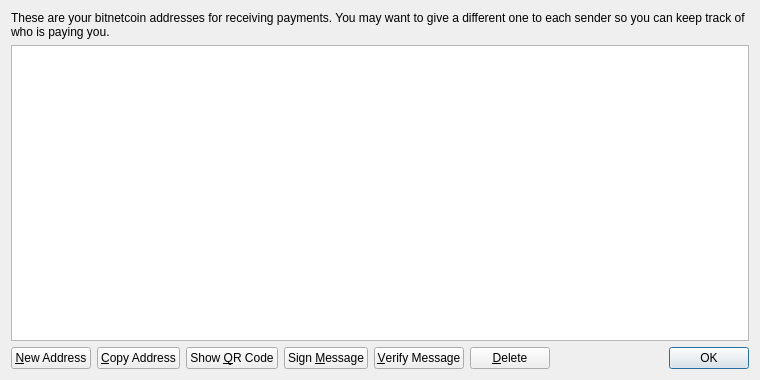
<?xml version="1.0" encoding="UTF-8"?>
<ui version="4.0">
 <class>AddressBookPage</class>
 <widget class="QWidget" name="AddressBookPage">
  <property name="geometry">
   <rect>
    <x>0</x>
    <y>0</y>
    <width>760</width>
    <height>380</height>
   </rect>
  </property>
  <property name="windowTitle">
   <string>Address Book</string>
  </property>
  <layout class="QVBoxLayout" name="verticalLayout">
   <item>
    <widget class="QLabel" name="labelExplanation">
     <property name="text">
      <string>These are your bitnetcoin addresses for receiving payments. You may want to give a different one to each sender so you can keep track of who is paying you.</string>
     </property>
     <property name="textFormat">
      <enum>Qt::PlainText</enum>
     </property>
     <property name="wordWrap">
      <bool>true</bool>
     </property>
    </widget>
   </item>
   <item>
    <widget class="QTableView" name="tableView">
     <property name="contextMenuPolicy">
      <enum>Qt::CustomContextMenu</enum>
     </property>
     <property name="toolTip">
      <string>Double-click to edit address or label</string>
     </property>
     <property name="tabKeyNavigation">
      <bool>false</bool>
     </property>
     <property name="alternatingRowColors">
      <bool>true</bool>
     </property>
     <property name="selectionMode">
      <enum>QAbstractItemView::SingleSelection</enum>
     </property>
     <property name="selectionBehavior">
      <enum>QAbstractItemView::SelectRows</enum>
     </property>
     <property name="sortingEnabled">
      <bool>true</bool>
     </property>
     <attribute name="verticalHeaderVisible">
      <bool>false</bool>
     </attribute>
    </widget>
   </item>
   <item>
    <layout class="QHBoxLayout" name="horizontalLayout">
     <item>
      <widget class="QPushButton" name="newAddressButton">
       <property name="toolTip">
        <string>Create a new address</string>
       </property>
       <property name="text">
        <string>&amp;New Address</string>
       </property>
       <property name="icon">
        <iconset resource="../bitcoin.qrc">
         <normaloff>:/icons/add</normaloff>:/icons/add</iconset>
       </property>
      </widget>
     </item>
     <item>
      <widget class="QPushButton" name="copyToClipboard">
       <property name="toolTip">
        <string>Copy the currently selected address to the system clipboard</string>
       </property>
       <property name="text">
        <string>&amp;Copy Address</string>
       </property>
       <property name="icon">
        <iconset resource="../bitcoin.qrc">
         <normaloff>:/icons/editcopy</normaloff>:/icons/editcopy</iconset>
       </property>
      </widget>
     </item>
     <item>
      <widget class="QPushButton" name="showQRCode">
       <property name="text">
        <string>Show &amp;QR Code</string>
       </property>
       <property name="icon">
        <iconset resource="../bitcoin.qrc">
         <normaloff>:/icons/qrcode</normaloff>:/icons/qrcode</iconset>
       </property>
      </widget>
     </item>
     <item>
      <widget class="QPushButton" name="signMessage">
       <property name="toolTip">
        <string>Sign a message to prove you own a bitnetcoin address</string>
       </property>
       <property name="text">
        <string>Sign &amp;Message</string>
       </property>
       <property name="icon">
        <iconset resource="../bitcoin.qrc">
         <normaloff>:/icons/edit</normaloff>:/icons/edit</iconset>
       </property>
      </widget>
     </item>
     <item>
      <widget class="QPushButton" name="verifyMessage">
       <property name="toolTip">
        <string>Verify a message to ensure it was signed with a specified bitnetcoin address</string>
       </property>
       <property name="text">
        <string>&amp;Verify Message</string>
       </property>
       <property name="icon">
        <iconset resource="../bitcoin.qrc">
         <normaloff>:/icons/transaction_0</normaloff>:/icons/transaction_0</iconset>
       </property>
      </widget>
     </item>
     <item>
      <widget class="QPushButton" name="deleteButton">
       <property name="toolTip">
        <string>Delete the currently selected address from the list</string>
       </property>
       <property name="text">
        <string>&amp;Delete</string>
       </property>
       <property name="icon">
        <iconset resource="../bitcoin.qrc">
         <normaloff>:/icons/remove</normaloff>:/icons/remove</iconset>
       </property>
      </widget>
     </item>
     <item>
      <spacer name="horizontalSpacer">
       <property name="orientation">
        <enum>Qt::Horizontal</enum>
       </property>
       <property name="sizeHint" stdset="0">
        <size>
         <width>40</width>
         <height>20</height>
        </size>
       </property>
      </spacer>
     </item>
     <item>
      <widget class="QDialogButtonBox" name="buttonBox">
       <property name="sizePolicy">
        <sizepolicy hsizetype="Maximum" vsizetype="Fixed">
         <horstretch>0</horstretch>
         <verstretch>0</verstretch>
        </sizepolicy>
       </property>
       <property name="standardButtons">
        <set>QDialogButtonBox::Ok</set>
       </property>
      </widget>
     </item>
    </layout>
   </item>
  </layout>
 </widget>
 <resources>
  <include location="../bitcoin.qrc"/>
 </resources>
 <connections/>
</ui>
